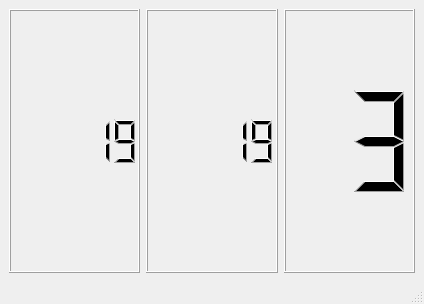
<?xml version="1.0" encoding="UTF-8"?>
<ui version="4.0">
 <class>MainWindow</class>
 <widget class="QMainWindow" name="MainWindow">
  <property name="geometry">
   <rect>
    <x>0</x>
    <y>0</y>
    <width>424</width>
    <height>304</height>
   </rect>
  </property>
  <property name="windowTitle">
   <string>MainWindow</string>
  </property>
  <widget class="QWidget" name="centralwidget">
   <layout class="QHBoxLayout" name="horizontalLayout">
    <item>
     <widget class="QLCDNumber" name="lcdNumber">
      <property name="value" stdset="0">
       <double>19.000000000000000</double>
      </property>
      <property name="intValue" stdset="0">
       <number>19</number>
      </property>
     </widget>
    </item>
    <item>
     <widget class="QLCDNumber" name="lcdNumber_2">
      <property name="value" stdset="0">
       <double>19.000000000000000</double>
      </property>
     </widget>
    </item>
    <item>
     <widget class="QLCDNumber" name="lcdNumber_3">
      <property name="digitCount">
       <number>2</number>
      </property>
      <property name="value" stdset="0">
       <double>3.000000000000000</double>
      </property>
     </widget>
    </item>
   </layout>
  </widget>
  <widget class="QMenuBar" name="menubar">
   <property name="geometry">
    <rect>
     <x>0</x>
     <y>0</y>
     <width>424</width>
     <height>21</height>
    </rect>
   </property>
  </widget>
  <widget class="QStatusBar" name="statusbar"/>
 </widget>
 <resources/>
 <connections/>
</ui>
